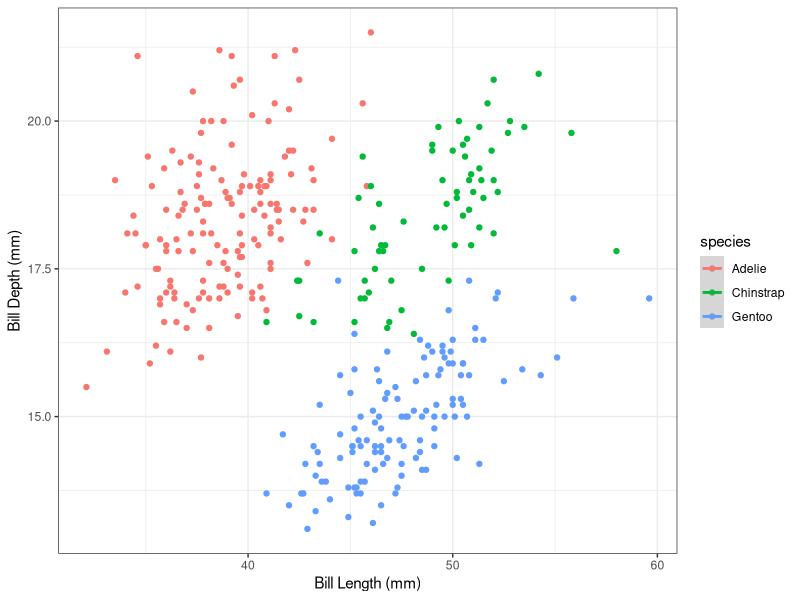

Source code (R):
## ---- chunk 1
knitr::opts_chunk$set(echo = TRUE,
                      warning=FALSE,
                      message=FALSE)
## ---- chunk 2
library(tidyverse)
library(palmerpenguins)
library(here)
## ---- chunk 3
glimpse(penguins)
## ---- chunk 4
penguins %>%
  ggplot(aes(x = bill_length_mm, y = bill_depth_mm, color = species))+
  geom_point()+
  geom_smooth(method = "ln")+ # here is a linear model
  labs(x = "Bill Length (mm)",
       y = "Bill Depth (mm)")+
  theme_bw()
